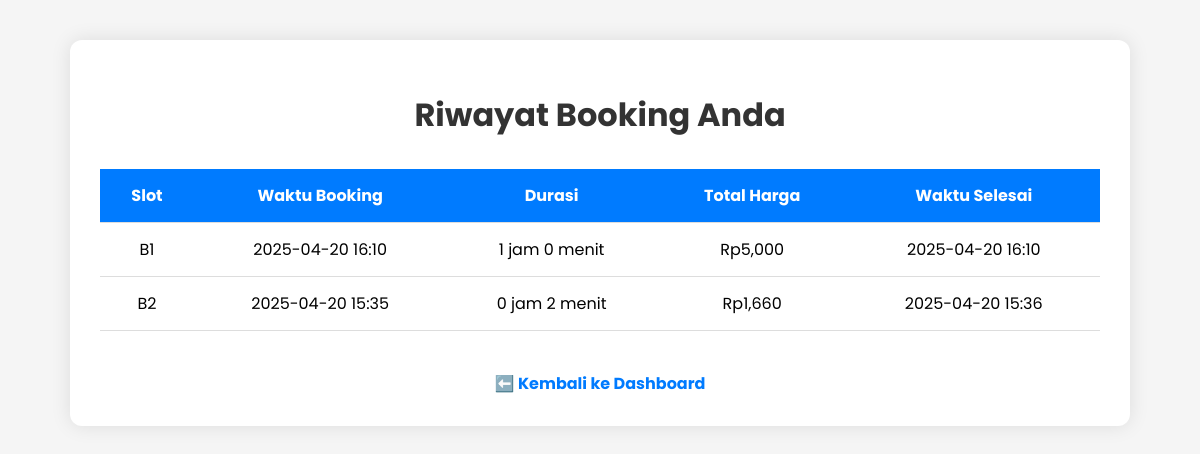
The app's page /history (signed in) with its own data.
### tables this page shows
CREATE TABLE booking_history (
            id INTEGER PRIMARY KEY AUTOINCREMENT,
            user_id INTEGER,
            slot_id TEXT,
            booking_time TEXT,
            duration INTEGER,
            total_price INTEGER,
            end_time TEXT,
            FOREIGN KEY (user_id) REFERENCES users (id)
        );

### app.py (the view)
@app.route('/history')
def user_history():
    if 'user_id' not in session:
        flash('Silakan login untuk melihat riwayat.', 'danger')
        return redirect(url_for('login'))
    conn = get_db_connection()
    try:
        data = conn.execute('''
            SELECT slot_id, booking_time, duration, total_price, end_time
            FROM booking_history
            WHERE user_id = ?
            ORDER BY booking_time DESC
        ''', (session['user_id'],)).fetchall()
        history = []
        for b in data:
            history.append({
                'slot_id': b['slot_id'],
                'booking_time': b['booking_time'],
                'duration': b['duration'],
                'total_price': b['total_price'],
                'end_time': b['end_time'],
            })
    except Exception as e:
        logger.error(f"Error user_history: {e}")
        flash('Gagal memuat riwayat.', 'danger')
        history = []
    finally:
        conn.close()
    return render_template('user_history.html', history=history)

### app.py (called while the page is built)
@app.template_filter('format_number')
def format_number(value):
    try:
        return "{:,}".format(int(value))
    except (ValueError, TypeError):
        return str(value)

### db.py (called while the page is built)
def get_db_connection():
    try:
        conn = sqlite3.connect(DATABASE)
        conn.row_factory = sqlite3.Row
        logger.debug("Database connection established")
        return conn
    except Exception as e:
        logger.error(f"Error connecting to database: {e}")
        raise

### templates/user_history.html (shortened to what this page needs)
<!DOCTYPE html>
<html lang="en">
<head>
</head>
<body>
  <div class="container">
    <h1>Riwayat Booking Anda</h1>
    {% if history %}
    <table>
      <thead>
        <tr>
          <th>Slot</th>
          <th>Waktu Booking</th>
          <th>Durasi</th>
          <th>Total Harga</th>
          <th>Waktu Selesai</th>
        </tr>
      </thead>
      <tbody>
        {% for booking in history %}
        <tr>
          <td>{{ booking.slot_id }}</td>
          <td>{{ booking.booking_time }}</td>
          <td>{{ (booking.duration // 60) }} jam {{ (booking.duration % 60) }} menit</td>
          <td>Rp{{ booking.total_price | format_number }}</td>
          <td>{{ booking.end_time }}</td>
        </tr>
        {% endfor %}
      </tbody>
    </table>
    {% else %}
      <div class="no-history">Belum ada riwayat booking.</div>
    {% endif %}
    <div class="nav">
      <a href="{{ url_for('dashboard') }}">⬅️ Kembali ke Dashboard</a>
    </div>
  </div>
</body>
</html>

### templates/user_history.html (style rules this page uses)
body { font-family: 'Poppins', sans-serif; margin: 0; background-color: #f5f5f5; }
.container { max-width: 1000px; margin: 40px auto; background-color: white; padding: 30px; border-radius: 12px; box-shadow: 0 0 20px rgba(0,0,0,0.1); }
h1 { text-align: center; margin-bottom: 30px; color: #333; }
table { width: 100%; border-collapse: collapse; }
th, td { padding: 14px 16px; border-bottom: 1px solid #ddd; text-align: center; }
th { background-color: #007bff; color: white; }
.nav { margin-top: 40px; display: flex; justify-content: center; align-items: center; gap: 20px; }
.nav a { color: #007bff; text-decoration: none; font-weight: bold; font-size: 16px; }

### records on screen
booking_history: slot_id "B1", booking_time "2025-04-20 16:10", duration "1", (booking.duration%60) "0", total_price "5,000", end_time "2025-04-20 16:10"
booking_history: slot_id "B2", booking_time "2025-04-20 15:35", duration "0", (booking.duration%60) "2", total_price "1,660", end_time "2025-04-20 15:36"
